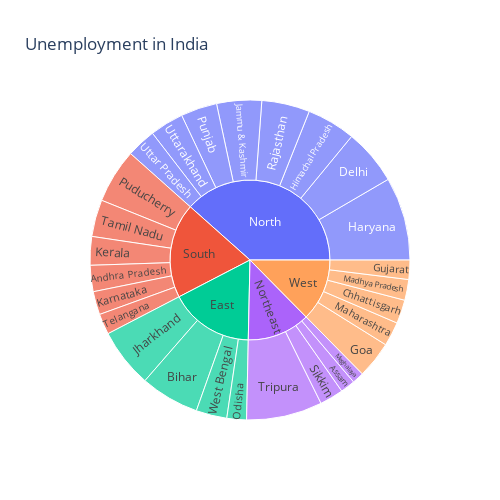

This figure's notebook cell:
### Code cell
grp = px.sunburst(unemployed,path=["Region.1","Region"],values=" Estimated Unemployment Rate (%)",title="Unemployment in India",height=500,width=500)
grp.show()

### Figure 1 — Plotly figure (JSON) as saved in the notebook; plotly's stock layout.template omitted (floating-point values rounded to 4 significant figures)
{"data": [{"branchvalues": "total", "domain": {"x": [0, 1], "y": [0, 1]}, "hovertemplate": "labels=%{label}<br> Estimated Unemployment Rate (%)=%{value}<br>parent=%{parent}<br>id=%{id}<extra></extra>", "ids": ["South/Andhra Pradesh", "Northeast/Assam", "East/Bihar", "West/Chhattisgarh", "North/Delhi", "West/Goa", "West/Gujarat", "North/Haryana", "North/Himachal Pradesh", "North/Jammu & Kashmir", "East/Jharkhand", "South/Karnataka", "South/Kerala", "West/Madhya Pradesh", "West/Maharashtra", "Northeast/Meghalaya", "East/Odisha", "South/Puducherry", "North/Punjab", "North/Rajasthan", "Northeast/Sikkim", "South/Tamil Nadu", "South/Telangana", "Northeast/Tripura", "North/Uttar Pradesh", "North/Uttarakhand", "East/West Bengal", "East", "North", "Northeast", "South", "West"], "labels": ["Andhra Pradesh", "Assam", "Bihar", "Chhattisgarh", "Delhi", "Goa", "Gujarat", "Haryana", "Himachal Pradesh", "Jammu & Kashmir", "Jharkhand", "Karnataka", "Kerala", "Madhya Pradesh", "Maharashtra", "Meghalaya", "Odisha", "Puducherry", "Punjab", "Rajasthan", "Sikkim", "Tamil Nadu", "Telangana", "Tripura", "Uttar Pradesh", "Uttarakhand", "West Bengal", "East", "North", "Northeast", "South", "West"], "name": "", "parents": ["South", "Northeast", "East", "West", "North", "West", "West", "North", "North", "North", "East", "South", "South", "West", "West", "Northeast", "East", "South", "North", "North", "Northeast", "South", "South", "Northeast", "North", "North", "East", "", "", "", "", ""], "type": "sunburst", "values": [86.64, 48.56, 194.7, 78.19, 184.1, 121.7, 63.76, 274.8, 160.7, 148.3, 195.4, 76.68, 94.34, 68.54, 79.79, 38.66, 64.62, 179.4, 119.8, 158.7, 78.34, 121.9, 68.33, 250.6, 97.37, 111.6, 101.9, 556.6, 1255.0, 416.1, 627.3, 411.9]}], "layout": {"height": 500, "legend": {"tracegroupgap": 0}, "title": {"text": "Unemployment in India"}, "width": 500}}
